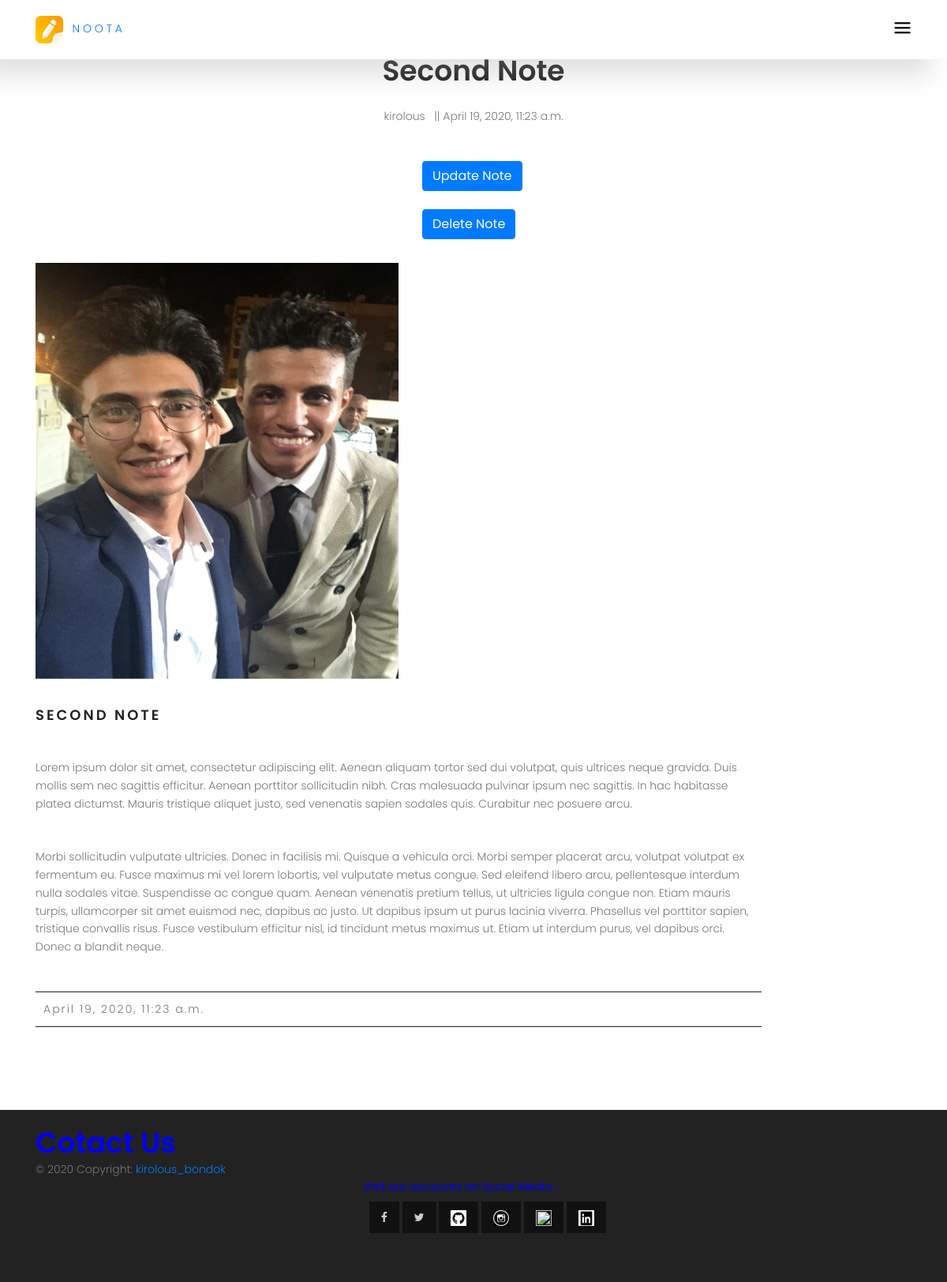
The app's page /notes/second-note/ (signed in) with its own data.
### notes_app/models.py (models this page shows, shortened)
class Note(models.Model):
    user    = models.ForeignKey(User,on_delete=models.CASCADE)
    title   = models.CharField(max_length=30)
    slug    = models.SlugField(null=True ,blank=True)
    content = RichTextField()
    created = models.DateTimeField(blank=True,default=datetime.datetime.now)
    active  = models.BooleanField(default=True)
    tags    = models.CharField(max_length=100)
    img = models.ImageField(upload_to=" notes-img")
    def __str__(self):
        return self.title

### notes_app/views.py (the view)
# urls.py: url(r'^(?P<slug>[-\w]+)/$' , views.detail , name='note_detail'),
def detail(request,slug):
    user = request.user
    profile = get_object_or_404(Profile , user= user)
    note = Note.objects.get(slug=slug)
    context ={
        'note':note ,
        'profile' : profile ,
    }
    return render(request , 'one_note.html', context)

### notes_app/templates/one_note.html
{% extends "base.html" %}
{% load static %}
{% block body %}
    <section class="blog-area section-gap">
      <div class="container">
        <div class="row justify-content-center">
          <div class="col-md-8 pb-30 header-text">
            <h1>{{note}}</h1>
            <p>
              {{note.user.username}} &nbsp; || {{note.created}}
            </p>
            <a href="{% url 'notes:note_edit' note.slug %}" style="margin-left:300px;"> <button class="btn btn-primary">Update Note</button> </a> <br><br>
            <a href="{% url 'notes:note_delete' note.slug %}" style="margin-left:300px;"> <button class="btn btn-primary">Delete Note</button> </a>
          </div>
        </div>
        <div class="row">
          <div class="single-blog col-lg-10 col-md-10">
            {% if note.img %}
            <img class="f-img img-fluid mx-auto" src="{{note.img.url}}" style="width:50%; height:50%">
            {% else %}
            <img class="f-img img-fluid mx-auto" src="{% static 'home_static/img/no-image.jpg' %}" style="width:50%; height:50%;">
            {% endif %}
            <h4>
              <a href="{% url 'notes:note_detail' note.slug %}">{{note.title}}</a>
            </h4>
            <p>
              {{note.content | safe}}
            </p>
            <div class="bottom d-flex justify-content-between align-items-center flex-wrap">
              <div class="meta">
                <span style="letter-spacing: 2px">{{note.created}}</span>
              </div>
            </div>
          </div>
        </div>
      </div>
    </section>
{% endblock %}

### static/home_static/css/main.css (style rules this page uses)
body { color: #777777; font-family: "Poppins", sans-serif; font-size: 14px; font-weight: 300; line-height: 1.625em; position: relative; }
a { -webkit-transition: all 0.3s ease 0s; -moz-transition: all 0.3s ease 0s; -o-transition: all 0.3s ease 0s; transition: all 0.3s ease 0s; }
a, a:focus, a:hover { text-decoration: none; outline: 0; }
h1, h2, h3, h4, h5, h6 { font-family: "Poppins", sans-serif; color: #222222; line-height: 1.2em !important; margin-bottom: 0; margin-top: 0; font-weight: 600; }
h1, .h1 { font-size: 36px; }
h4, .h4 { font-size: 20px; }
.pb-30 { padding-bottom: 30px; }
.flex-wrap { -webkit-flex-wrap: wrap; -moz-flex-wrap: wrap; -ms-flex-wrap: wrap; flex-wrap: wrap; }
h1 { font-size: 36px; }
h4 { font-size: 18px; }
h1, h2, h3, h4, h5, h6 { line-height: 1.5em; }
body { position: relative; }
.section-gap { padding: 20px 0; }
.blog-area h1 { text-align: center; margin-bottom: 25px; font-weight: 600; text-transform: capitalize; }
.blog-area p { margin-bottom: 45px; text-align: center; }
.single-blog h4 { text-transform: uppercase; font-weight: 600; letter-spacing: 3px; margin-top: 35px; }
.single-blog a { color: #222; }
.single-blog p { text-align: left; margin-top: 15px; }
.single-blog .bottom { padding: 10px 0; border-top: 1px solid #222; border-bottom: 1px solid #222; }
.single-blog .bottom span { margin-left: 10px; }
.single-blog .f-img { -webkit-transition: all 0.3s ease 0s; -moz-transition: all 0.3s ease 0s; -o-transition: all 0.3s ease 0s; transition: all 0.3s ease 0s; }
p { color: #777; }

### records on screen
Note: title "Second Note", user.username "kirolous", created "April 19, 2020, 11:23 a.m.", img (picture), title "SECOND NOTE", content "Lorem ipsum dolor sit amet, consectetur adipiscing elit. Aenean aliquam tortor sed dui volutpat, quis ultrices neque gravida. Duis mollis sem nec sagittis efficitur. Aenean porttitor sollicitudin nibh. Cras malesuada pulvinar ipsum nec sagittis. In hac habitasse platea dictumst. Mauris tristique aliquet justo, sed venenatis sapien sodales quis. Curabitur nec posuere arcu. Morbi sollicitudin vulputate ultricies. Donec in facilisis mi. Quisque a vehicula orci. Morbi semper placerat arcu, volutpat volutpat ex fermentum eu. Fusce maximus mi vel lorem lobortis, vel vulputate metus congue. Sed eleifend libero arcu, pellentesque interdum nulla sodales vitae. Suspendisse ac congue quam. Aenean…"
